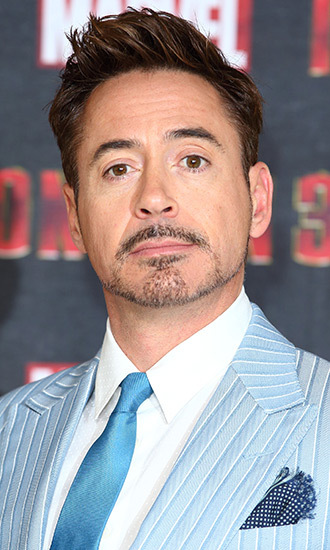
#> input picture face.jpg, 330 x 550 px
$ python 'Elements of AI.py'
#> lines starting #> are read from the running program, lines starting #| are printed output that depends on the picture; after the words box and inside, x2 and y2 are one past the last pixel; in counts of white or black regions, pixels touching at a corner belong together
import cv2
import numpy as np

face_detection = cv2.CascadeClassifier('haarcascade_frontalface_default.xml')

img = cv2.imread('face.jpg')
#> img is the input picture: shape (550, 330, 3); mean B, G, R 149, 145.4, 154.1
gray = cv2.cvtColor(img, cv2.COLOR_BGR2GRAY)
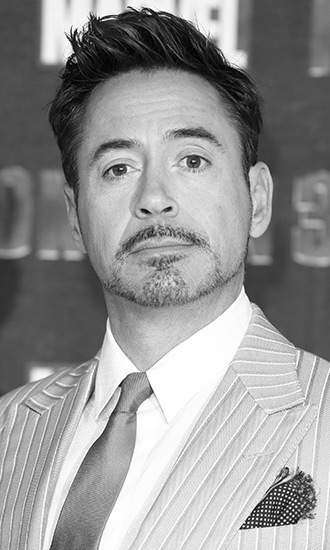
#> gray: shape (550, 330); min 1, max 255, mean 148.4

faces = face_detection.detectMultiScale(gray, 1.3, 5)
#> faces = [[47, 73, 217, 217]]

for (x,y,w,h) in faces:
   img = cv2.rectangle(img,(x,y),(x+w, y+h),(255,0,0),3)
#> this loop made 1 pass
#> pass 1, `img = cv2.rectangle(img,(x,y),(x+w, y+h),(255,0,0),3)`:
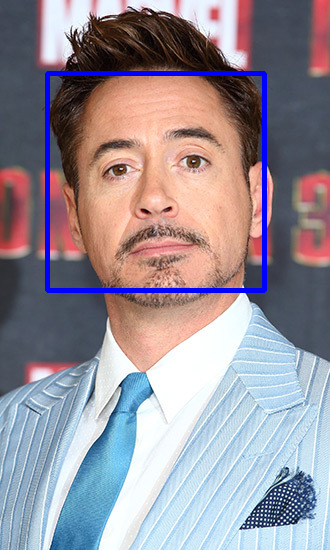
#> img: shape (550, 330, 3); 2.38% of pixels changed, all inside (x1, y1, x2, y2) = (45, 71, 267, 293)
cv2.imwrite('Face_AB.jpg',img)
